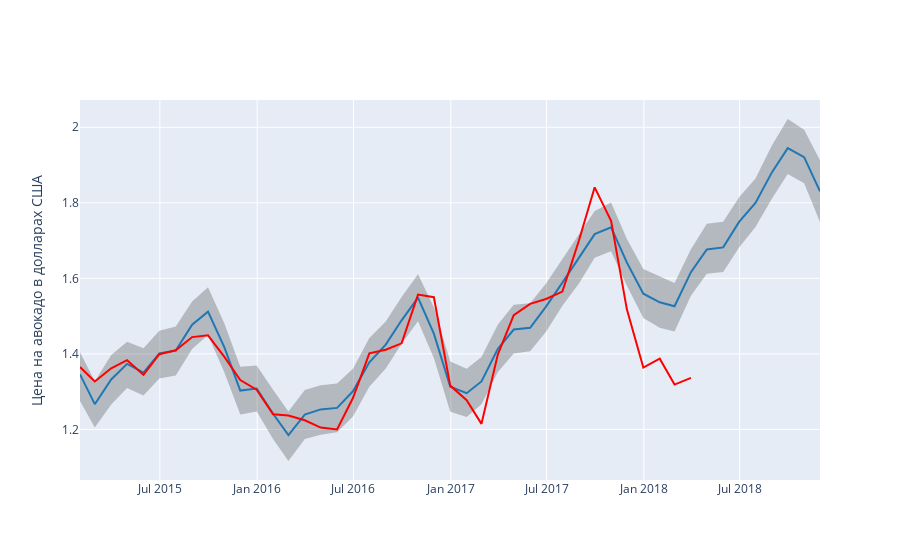

The code cell stored with this chart in its notebook:
### Code cell
def show_forecast(cmp_df, num_predictions, num_values, axtitle):
    # верхняя граница доверительного интервала прогноза
    upper_bound = go.Scatter(
        name='Upper Bound',
        x=cmp_df.tail(num_predictions).index,
        y=cmp_df.tail(num_predictions).yhat_upper,
        mode='lines',
        marker=dict(color="olive"),
        line=dict(width=0),
        fillcolor='rgba(68, 68, 68, 0.3)',
        fill='tonexty')

    # прогноз
    forecast = go.Scatter(
        name='Prediction',
        x=cmp_df.tail(num_predictions).index,
        y=cmp_df.tail(num_predictions).yhat,
        mode='lines',
        line=dict(color='rgb(31, 119, 180)'),
    )

    # нижняя граница доверительного интервала
    lower_bound = go.Scatter(
        name='Lower Bound',
        x=cmp_df.tail(num_predictions).index,
        y=cmp_df.tail(num_predictions).yhat_lower,
        marker=dict(color="olive"),
        line=dict(width=0),
        mode='lines')

    # фактические значения
    fact = go.Scatter(
        name='Fact',
        x=cmp_df.tail(num_values).index,
        y=cmp_df.tail(num_values).y,
        marker=dict(color="red"),
        mode='lines',
    )

    data = [lower_bound, upper_bound, forecast, fact]

    layout = go.Layout(
        yaxis=dict(title=axtitle),
        showlegend = False)

    fig = go.Figure(data=data, layout=layout)
    iplot(fig, show_link=False)

df_vis = df[['Средняя цена авокадо в США (в долларах)', 'Дата']].copy()
df_vis['y'] = df_vis['Средняя цена авокадо в США (в долларах)']
df_vis['ds'] = df_vis['Дата']        
cmp_df = fcst.set_index('ds')[['yhat', 'yhat_lower', 'yhat_upper']].join(df_vis.set_index('ds'))    
    
import numpy as np
cmp_df['e'] = cmp_df['y'] - cmp_df['yhat']
cmp_df['p'] = 100*cmp_df['e']/cmp_df['y']    

show_forecast(cmp_df, 50, 50, 'Цена на авокадо в долларах США')
